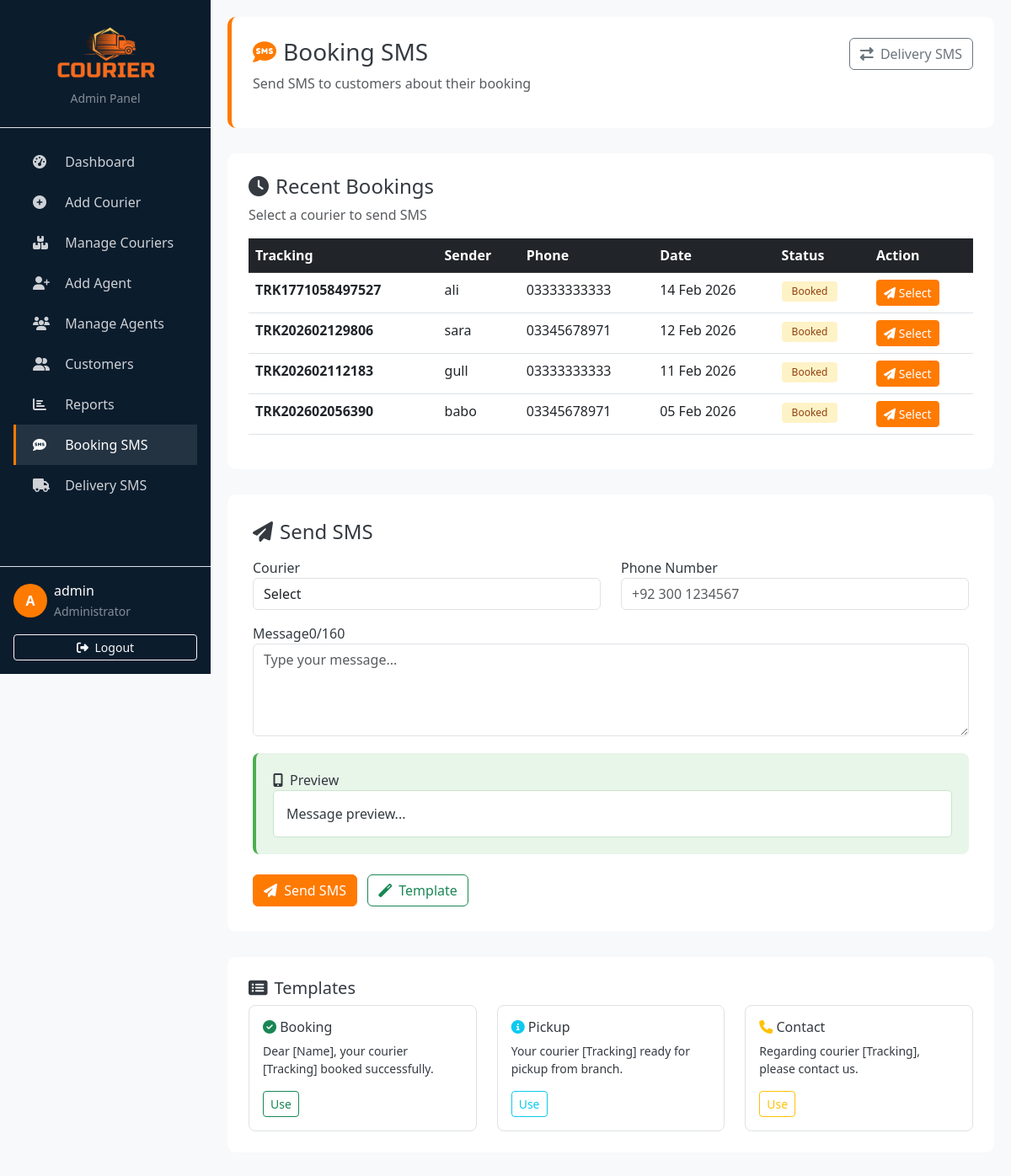
The page /Eproject/admin/sms-booking.php (signed in) on the database its author committed.
### tables this page shows
CREATE TABLE `couriers` (
  `id` int(11) NOT NULL,
  `tracking_no` varchar(50) NOT NULL,
  `sender_id` int(11) NOT NULL,
  `receiver_id` int(11) NOT NULL,
  `from_city` varchar(100) NOT NULL,
  `to_city` varchar(100) NOT NULL,
  `agent_id` int(11) NOT NULL,
  `status` varchar(50) DEFAULT 'Booked',
  `booking_date` date DEFAULT curdate(),
  `delivery_date` date DEFAULT NULL,
  `price` decimal(10,2) DEFAULT NULL
);

CREATE TABLE `customers` (
  `id` int(11) NOT NULL,
  `name` varchar(100) NOT NULL,
  `phone` varchar(15) DEFAULT NULL,
  `address` text DEFAULT NULL,
  `email` varchar(100) DEFAULT NULL
);

### Eproject/admin/sms-booking.php (the view, shortened to what this page needs)
<?php
include("../config/db.php");
$username = $_SESSION['username'];
$couriers = mysqli_query($conn, "
    SELECT c.*, s.name AS sender_name, s.phone AS sender_phone
    FROM couriers c
    JOIN customers s ON c.sender_id = s.id
    WHERE c.status = 'Booked'
    ORDER BY c.id DESC
    LIMIT 10
");
?>
<!DOCTYPE html>
<html lang="en">
<head>
    <link href="https://cdn.jsdelivr.net/npm/bootstrap@5.3.0/dist/css/bootstrap.min.css" rel="stylesheet">
    <link rel="stylesheet" href="https://cdnjs.cloudflare.com/ajax/libs/font-awesome/6.4.0/css/all.min.css">
</head>
<body>
    <div class="sidebar d-flex flex-column" id="sidebar">
        <div class="p-4 text-center border-bottom">
            <img src="../assets/images/new logo.png" style="max-width: 140px;">
            <div class="text-white-50 small">Admin Panel</div>
        </div>
        <div class="flex-grow-1 p-3">
            <ul class="nav flex-column">
                <li class="nav-item"><a class="nav-link" href="index.php"><i class="fas fa-tachometer-alt"></i> Dashboard</a></li>
                <li class="nav-item"><a class="nav-link" href="add-courier.php"><i class="fas fa-plus-circle"></i> Add Courier</a></li>
                <li class="nav-item"><a class="nav-link" href="manage-courier.php"><i class="fas fa-boxes"></i> Manage Couriers</a></li>
                <li class="nav-item"><a class="nav-link" href="add-agent.php"><i class="fas fa-user-plus"></i> Add Agent</a></li>
                <li class="nav-item"><a class="nav-link" href="manage-agent.php"><i class="fas fa-users"></i> Manage Agents</a></li>
                <li class="nav-item"><a class="nav-link" href="customers.php"><i class="fas fa-user-friends"></i> Customers</a></li>
                <li class="nav-item"><a class="nav-link" href="reports.php"><i class="fas fa-chart-bar"></i> Reports</a></li>
                <li class="nav-item"><a class="nav-link active" href="sms-booking.php"><i class="fas fa-sms"></i> Booking SMS</a></li>
                <li class="nav-item"><a class="nav-link" href="sms-delivery.php"><i class="fas fa-truck"></i> Delivery SMS</a></li>
            </ul>
        </div>
        <div class="p-3 border-top">
            <div class="d-flex align-items-center">
                <div class="user-avatar me-2">
                    <?php echo strtoupper(substr($username, 0, 1)); ?>
                </div>
                <div>
                    <div class="text-white"><?php echo $username; ?></div>
                    <small class="text-white-50">Administrator</small>
                </div>
            </div>
            <a href="logout.php" class="btn btn-sm btn-outline-light w-100 mt-3">
                <i class="fas fa-sign-out-alt me-1"></i> Logout
            </a>
        </div>
    </div>
    <div class="main-content">
        <div class="page-header">
            <div class="d-flex justify-content-between">
                <div>
                    <h3><i class="fas fa-sms text-orange me-2"></i>Booking SMS</h3>
                    <p class="text-muted">Send SMS to customers about their booking</p>
                </div>
                <div>
                    <a href="sms-delivery.php" class="btn btn-outline-secondary">
                        <i class="fas fa-exchange-alt me-1"></i> Delivery SMS
                    </a>
                </div>
            </div>
        </div>
        <div class="table-card">
            <h4><i class="fas fa-clock me-2"></i>Recent Bookings</h4>
            <p class="text-muted">Select a courier to send SMS</p>
            <div class="table-responsive">
                <table class="table table-hover">
                    <thead class="table-dark">
                        <tr>
                            <th>Tracking</th>
                            <th>Sender</th>
                            <th>Phone</th>
                            <th>Date</th>
                            <th>Status</th>
                            <th>Action</th>
                        </tr>
                    </thead>
                    <tbody>
                        <?php if(mysqli_num_rows($couriers) > 0): ?>
                            <?php while($row = mysqli_fetch_assoc($couriers)): ?>
                                <tr>
                                    <td><strong><?= $row['tracking_no'] ?></strong></td>
                                    <td><?= $row['sender_name'] ?></td>
                                    <td><?= $row['sender_phone'] ?></td>
                                    <td><?= date('d M Y', strtotime($row['booking_date'])) ?></td>
                                    <td><span class="badge bg-booked">Booked</span></td>
                                    <td>
                                        <button class="btn btn-sm btn-orange select-courier"
                                                data-id="<?= $row['id'] ?>"
                                                data-tracking="<?= $row['tracking_no'] ?>"
                                                data-name="<?= $row['sender_name'] ?>"
                                                data-phone="<?= $row['sender_phone'] ?>">
                                            <i class="fas fa-paper-plane"></i> Select
                                        </button>
                                    </td>
                                </tr>
                            <?php endwhile; ?>
                        <?php else: ?>
                            <tr><td colspan="6" class="text-center py-4">No bookings found</td></tr>
                        <?php endif; ?>
                    </tbody>
                </table>
            </div>
        </div>
        <div class="form-card">
            <h4><i class="fas fa-paper-plane me-2"></i>Send SMS</h4>
            <form method="POST" id="smsForm">
                <div class="row mt-3">
                    <div class="col-md-6 mb-3">
                        <label>Courier</label>
                        <select name="courier_id" id="courier_id" class="form-control" required>
                            <option value="">Select</option>
                        </select>
                    </div>
                    <div class="col-md-6 mb-3">
                        <label>Phone Number</label>
                        <input type="text" name="phone" id="phone" class="form-control" placeholder="+92 300 1234567" required>
                    </div>
                </div>
                <div class="mb-3">
                    <label>Message <span id="charCount" class="float-end">0/160</span></label>
                    <textarea name="message" id="message" class="form-control" rows="4"
                              placeholder="Type your message..." required oninput="updateCount()"></textarea>
                </div>
                <div class="sms-preview">
                    <div class="sms-preview-header"><i class="fas fa-mobile-alt me-2"></i>Preview</div>
                    <div class="sms-preview-content" id="smsPreview">Message preview...</div>
                </div>
                <div class="mt-4">
                    <button type="submit" name="send_sms" class="btn btn-orange">
                        <i class="fas fa-paper-plane me-1"></i> Send SMS
                    </button>
                    <button type="button" class="btn btn-outline-success ms-2" onclick="useTemplate()">
                        <i class="fas fa-magic me-1"></i> Template
                    </button>
                </div>
            </form>
        </div>
        <div class="table-card">
            <h5><i class="fas fa-list-alt me-2"></i>Templates</h5>
            <div class="row">
                <div class="col-md-4">
                    <div class="template-card p-3">
                        <h6><i class="fas fa-check-circle text-success"></i> Booking</h6>
                        <p class="small">Dear [Name], your courier [Tracking] booked successfully.</p>
                        <button class="btn btn-sm btn-outline-success" onclick="useTemplate(1)">Use</button>
                    </div>
                </div>
                <div class="col-md-4">
                    <div class="template-card p-3">
                        <h6><i class="fas fa-info-circle text-info"></i> Pickup</h6>
                        <p class="small">Your courier [Tracking] ready for pickup from branch.</p>
                        <button class="btn btn-sm btn-outline-info" onclick="useTemplate(2)">Use</button>
                    </div>
                </div>
                <div class="col-md-4">
                    <div class="template-card p-3">
                        <h6><i class="fas fa-phone text-warning"></i> Contact</h6>
                        <p class="small">Regarding courier [Tracking], please contact us.</p>
                        <button class="btn btn-sm btn-outline-warning" onclick="useTemplate(3)">Use</button>
                    </div>
                </div>
            </div>
        </div>
    </div>
</body>
</html>

### Eproject/admin/sms-booking.php (style rules this page uses)
:root { --primary-blue: #0b1c2d; --secondary-blue: #1a365d; --accent-orange: #ff7a00; --light-gray: #f8f9fa; --dark-gray: #343a40; }
body { font-family: 'Segoe UI', Tahoma, Geneva, Verdana, sans-serif; background-color: var(--light-gray); color: var(--dark-gray); overflow-x: hidden; }
.text-orange { color: var(--accent-orange) !important; }
.btn-orange { background-color: var(--accent-orange); border-color: var(--accent-orange); color: white; }
.sidebar { width: 250px; height: 100vh; background: var(--primary-blue); color: white; position: fixed; left: 0; top: 0; z-index: 1050; overflow-y: auto; transition: transform 0.3s ease; }
.sidebar .nav-link { color: rgba(255,255,255,0.8); padding: 12px 20px; border-left: 3px solid transparent; transition: all 0.3s; }
.sidebar .nav-link:hover, .sidebar .nav-link.active { color: white; background: rgba(255,255,255,0.1); border-left-color: var(--accent-orange); }
.sidebar .nav-link i { width: 24px; margin-right: 10px; }
.main-content { margin-left: 250px; padding: 20px; }
.page-header { background: white; padding: 25px; border-radius: 10px; margin-bottom: 30px; border-left: 5px solid var(--accent-orange); }
.form-card { background: white; padding: 30px; border-radius: 10px; margin-bottom: 30px; }
.table-card { background: white; padding: 25px; border-radius: 10px; margin-bottom: 30px; }
.user-avatar { width: 40px; height: 40px; background: var(--accent-orange); border-radius: 50%; display: flex; align-items: center; justify-content: center; color: white; font-weight: bold; }
.badge { padding: 6px 12px; font-weight: 500; border-radius: 4px; }
.bg-booked { background: #fef3c7; color: #92400e; }
.sms-preview { background: #e8f5e9; border-left: 4px solid #4caf50; padding: 20px; border-radius: 8px; margin-top: 20px; }
.sms-preview-content { background: white; padding: 15px; border-radius: 5px; border: 1px solid #c8e6c9; }
.template-card { border: 1px solid #dee2e6; border-radius: 8px; transition: all 0.3s; }

### rows shown on the page
couriers: tracking_no "TRK1771058497527", sender.name "ali", sender.phone "03333333333", booking_date "14 Feb 2026"
couriers: tracking_no "TRK202602129806", sender.name "sara", sender.phone "03345678971", booking_date "12 Feb 2026"
couriers: tracking_no "TRK202602112183", sender.name "gull", sender.phone "03333333333", booking_date "11 Feb 2026"
couriers: tracking_no "TRK202602056390", sender.name "babo", sender.phone "03345678971", booking_date "05 Feb 2026"

### other values the page prints
substr($username, 0, 1) "A"
$username "admin"
